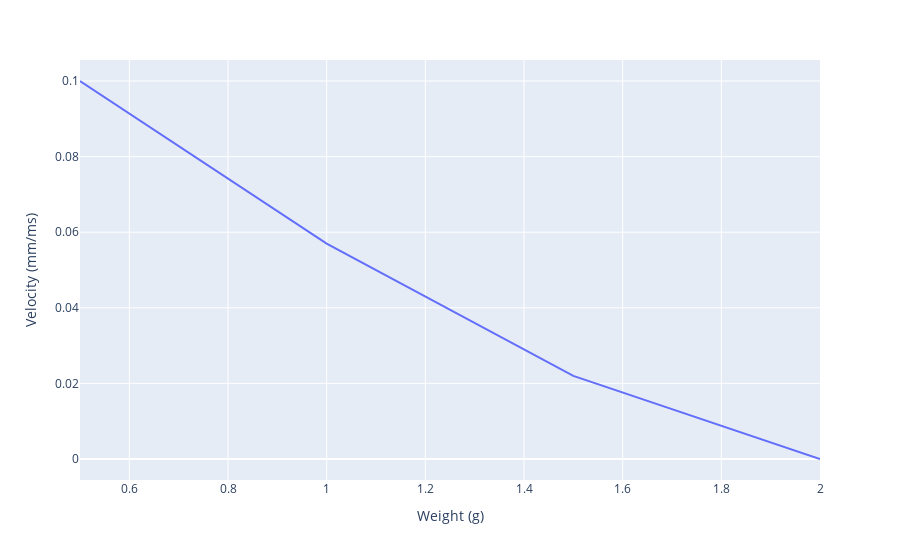

Notebook source saved alongside this figure:
### Code cell
muscle_df
px.line(muscle_df, 'Weight (g)', 'Velocity (mm/ms)')

### Figure 1 — Plotly figure (JSON) as saved in the notebook; plotly's stock layout.template omitted (floating-point values rounded to 4 significant figures)
{"data": [{"hovertemplate": "Weight (g)=%{x}<br>Velocity (mm/ms)=%{y}<extra></extra>", "legendgroup": "", "line": {"color": "#636efa", "dash": "solid"}, "marker": {"symbol": "circle"}, "mode": "lines", "name": "", "orientation": "v", "showlegend": false, "type": "scatter", "x": [0.5, 1, 1.5, 2], "xaxis": "x", "y": [0.1, 0.057, 0.022, 0], "yaxis": "y"}], "layout": {"legend": {"tracegroupgap": 0}, "margin": {"t": 60}, "xaxis": {"anchor": "y", "domain": [0, 1], "title": {"text": "Weight (g)"}}, "yaxis": {"anchor": "x", "domain": [0, 1], "title": {"text": "Velocity (mm/ms)"}}}}
